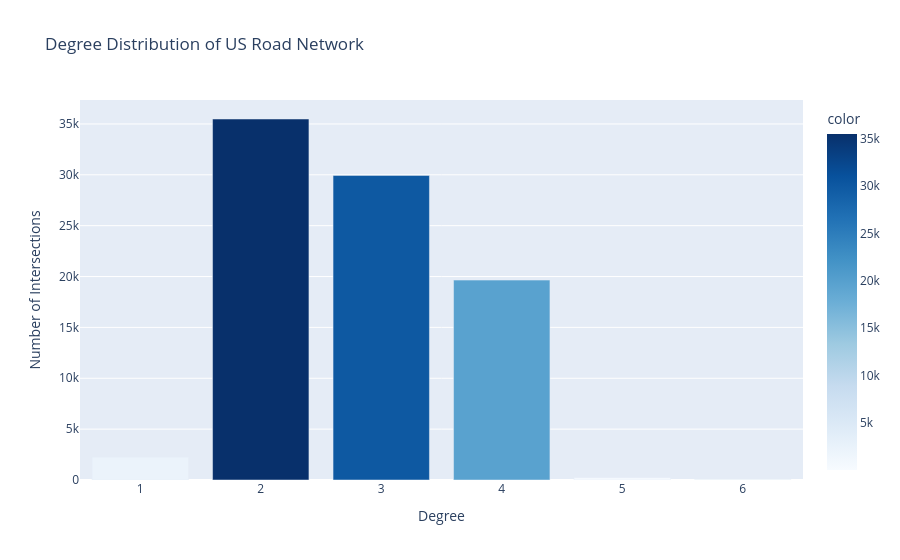

Write notebook code for a chart like this one.
### Markdown cell above
## Task 6 & 9: Degree Distribution

### Code cell
# TASK 6 & 9: Degree Distribution Bar Chart
print("=" * 40)
print("TASK 6 & 9: Degree Distribution")
print("=" * 40)

fig6 = px.bar(
    x=degree_values,
    y=node_counts,
    labels={"x": "Degree (Number of Roads)", 
            "y": "Number of Intersections"},
    title="Degree Distribution of US Road Network",
    color=node_counts,
    color_continuous_scale="Blues"
)
fig6.update_layout(
    xaxis_title="Degree",
    yaxis_title="Number of Intersections",
    showlegend=False
)
fig6.show()

### Figure 1 — Plotly figure (JSON) as saved in the notebook; plotly's stock layout.template omitted (floating-point values rounded to 4 significant figures)
{"data": [{"alignmentgroup": "True", "hovertemplate": "Degree (Number of Roads)=%{x}<br>Number of Intersections=%{y}<br>color=%{marker.color}<extra></extra>", "legendgroup": "", "marker": {"color": [2234, 35486, 29941, 19652, 227, 35], "coloraxis": "coloraxis", "pattern": {"shape": ""}}, "name": "", "offsetgroup": "", "orientation": "v", "showlegend": false, "textposition": "auto", "type": "bar", "x": [1, 2, 3, 4, 5, 6], "xaxis": "x", "y": [2234, 35486, 29941, 19652, 227, 35], "yaxis": "y"}], "layout": {"barmode": "relative", "coloraxis": {"colorbar": {"title": {"text": "color"}}, "colorscale": [[0, "rgb(247,251,255)"], [0.125, "rgb(222,235,247)"], [0.25, "rgb(198,219,239)"], [0.375, "rgb(158,202,225)"], [0.5, "rgb(107,174,214)"], [0.625, "rgb(66,146,198)"], [0.75, "rgb(33,113,181)"], [0.875, "rgb(8,81,156)"], [1, "rgb(8,48,107)"]]}, "legend": {"tracegroupgap": 0}, "showlegend": false, "title": {"text": "Degree Distribution of US Road Network"}, "xaxis": {"anchor": "y", "domain": [0, 1], "title": {"text": "Degree"}}, "yaxis": {"anchor": "x", "domain": [0, 1], "title": {"text": "Number of Intersections"}}}}
